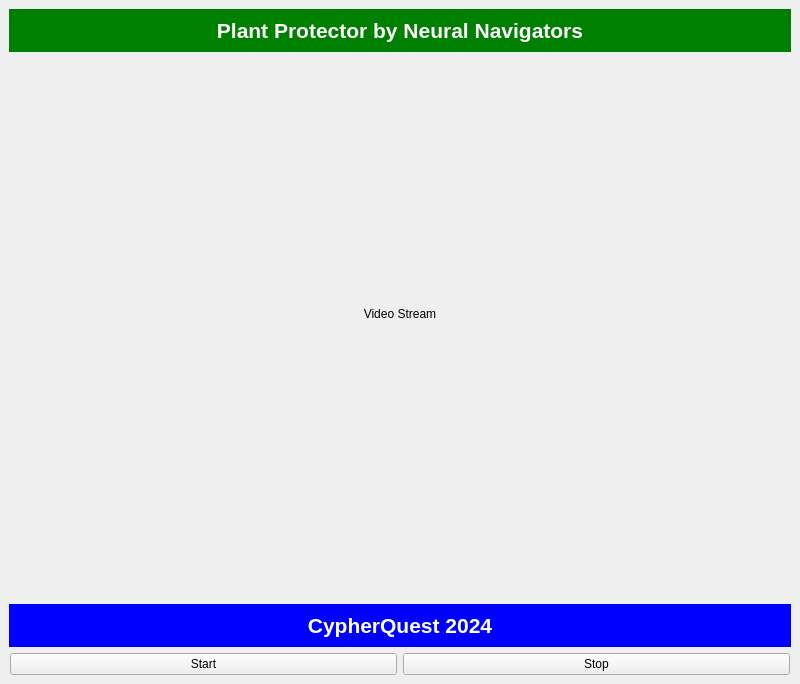
<?xml version="1.0" encoding="UTF-8"?>
<ui version="4.0">
 <class>MainWindow</class>
 <widget class="QMainWindow" name="MainWindow">
  <property name="geometry">
   <rect>
    <x>0</x>
    <y>0</y>
    <width>800</width>
    <height>600</height>
   </rect>
  </property>
  <property name="windowTitle">
   <string>Plant Protector by Neural Navigators</string>
  </property>
  <widget class="QWidget" name="centralwidget">
   <layout class="QVBoxLayout" name="verticalLayout">
    <item>
     <widget class="QWidget" name="top_panel">
      <property name="styleSheet">
       <string notr="true">background-color: green;</string>
      </property>
      <layout class="QHBoxLayout" name="top_panel_layout">
       <item>
        <spacer name="horizontalSpacer">
         <property name="sizeType">
          <enum>QSizePolicy::Expanding</enum>
         </property>
        </spacer>
       </item>
       <item>
        <widget class="QLabel" name="top_label">
         <property name="text">
          <string>Plant Protector by Neural Navigators</string>
         </property>
         <property name="alignment">
          <set>Qt::AlignCenter</set>
         </property>
         <property name="styleSheet">
          <string notr="true">color: white; font-size: 16pt; font-weight: bold;</string>
         </property>
        </widget>
       </item>
       <item>
        <spacer name="horizontalSpacer_2">
         <property name="sizeType">
          <enum>QSizePolicy::Expanding</enum>
         </property>
        </spacer>
       </item>
      </layout>
     </widget>
    </item>
    <item>
     <widget class="QWidget" name="video_widget">
      <layout class="QVBoxLayout" name="video_layout">
       <item>
        <spacer name="verticalSpacer">
         <property name="sizeType">
          <enum>QSizePolicy::Expanding</enum>
         </property>
        </spacer>
       </item>
       <item>
        <widget class="QLabel" name="video_label">
         <property name="minimumSize">
          <size>
           <width>640</width>
           <height>480</height>
          </size>
         </property>
         <property name="alignment">
          <set>Qt::AlignCenter</set>
         </property>
         <property name="text">
          <string>Video Stream</string>
         </property>
        </widget>
       </item>
       <item>
        <spacer name="verticalSpacer_2">
         <property name="sizeType">
          <enum>QSizePolicy::Expanding</enum>
         </property>
        </spacer>
       </item>
      </layout>
     </widget>
    </item>
    <item>
     <widget class="QLabel" name="threat_label">
      <property name="text">
       <string></string>
      </property>
      <property name="alignment">
       <set>Qt::AlignCenter</set>
      </property>
      <property name="styleSheet">
       <string notr="true">color: red; font-size: 14pt; font-weight: bold;</string>
      </property>
     </widget>
    </item>
    <item>
     <widget class="QWidget" name="bottom_panel">
      <property name="styleSheet">
       <string notr="true">background-color: blue;</string>
      </property>
      <layout class="QHBoxLayout" name="bottom_panel_layout">
       <item>
        <spacer name="horizontalSpacer_3">
         <property name="sizeType">
          <enum>QSizePolicy::Expanding</enum>
         </property>
        </spacer>
       </item>
       <item>
        <widget class="QLabel" name="bottom_label">
         <property name="text">
          <string>CypherQuest 2024</string>
         </property>
         <property name="alignment">
          <set>Qt::AlignCenter</set>
         </property>
         <property name="styleSheet">
          <string notr="true">color: white; font-size: 16pt; font-weight: bold;</string>
         </property>
        </widget>
       </item>
       <item>
        <spacer name="horizontalSpacer_4">
         <property name="sizeType">
          <enum>QSizePolicy::Expanding</enum>
         </property>
        </spacer>
       </item>
      </layout>
     </widget>
    </item>
    <item>
     <layout class="QHBoxLayout" name="button_layout">
      <item>
       <spacer name="horizontalSpacer_5">
        <property name="sizeType">
         <enum>QSizePolicy::Expanding</enum>
        </property>
       </spacer>
      </item>
      <item>
       <widget class="QPushButton" name="start_button">
        <property name="text">
         <string>Start</string>
        </property>
       </widget>
      </item>
      <item>
       <widget class="QPushButton" name="stop_button">
        <property name="text">
         <string>Stop</string>
        </property>
       </widget>
      </item>
      <item>
       <spacer name="horizontalSpacer_6">
        <property name="sizeType">
         <enum>QSizePolicy::Expanding</enum>
        </property>
       </spacer>
      </item>
     </layout>
    </item>
   </layout>
  </widget>
 </widget>
 <resources/>
 <connections/>
</ui>
